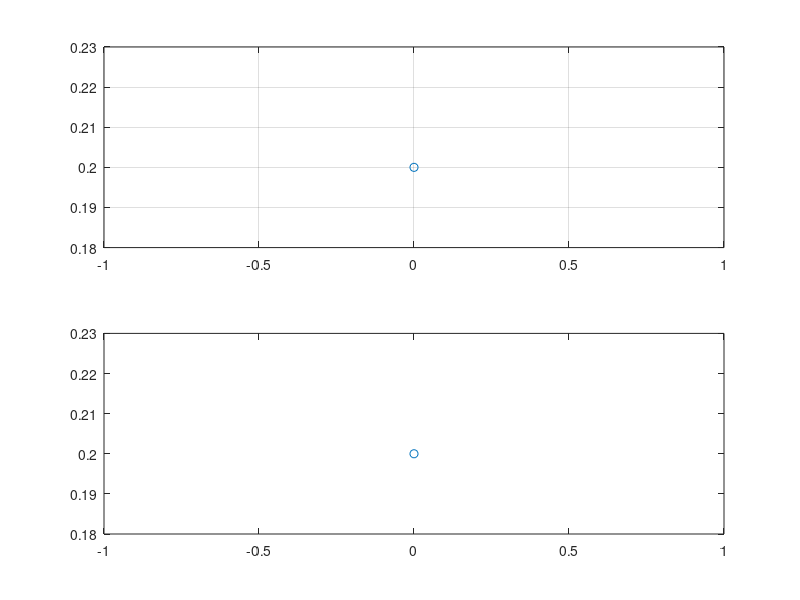

This figure's MATLAB source: (Note: this script raises an error after producing the figure.)
clearvars
clearvars -GLOBAL
close all
format shorte

set(0, 'DefaultFigureWindowStyle', 'docked')

global x y Vx force mass
global numElec
global MarkerSize
t = 0
tStop = 20
MarkerSize = 14

x = 0
y = 0
Vx = 0

while t < tStop
r = rand*20
a = subplot(2,1,1)
Vx = Vx+0.2
x = x + Vx

plot(a,t,x,'o')
hold on
grid on
drawnow

b = subplot(2,1,2)

plot(b,t,Vx,'o')

axis([a,b],[0 80 0 30])
t = t+1
hold on
grid on
drawnow
if r < 1
   Vx = 0 
end
pause(0.005)

end